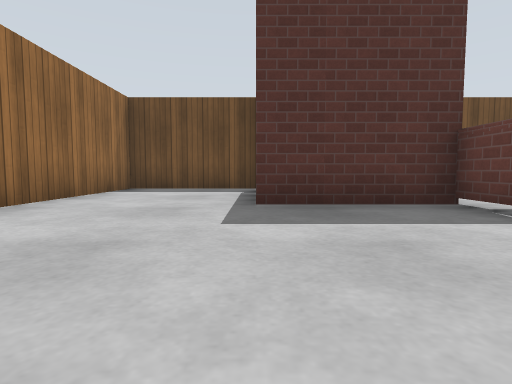
View 1 (above)

13 first-person views from a walk through a world built for the Gazebo simulator. The camera is 0.5 m above the floor, tilts 4° down and sees 80° across. The floor is counted in squares, 1 m on a side. Each view is taken from the middle of a square. On the plan, view 1 faces up. The plan holds only what a view shows up to about 9 squares ahead; the rest is blank. The place goes on beyond the plan. Simple patterns stand in for the simulator's built-in surfaces.

View 2
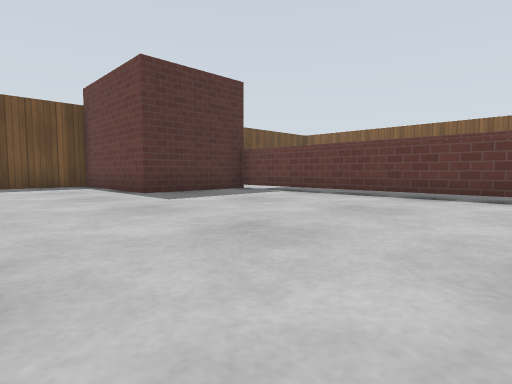

View 3
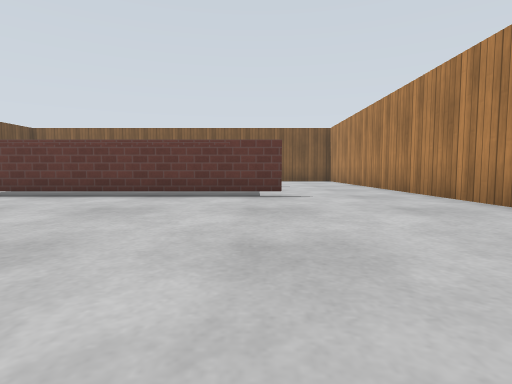

View 4
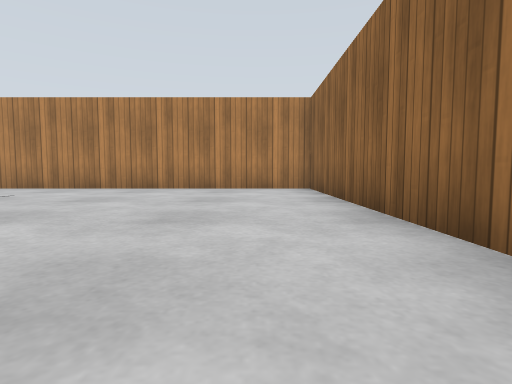

View 5
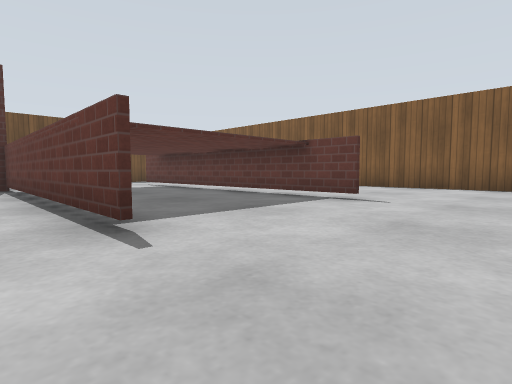

View 6
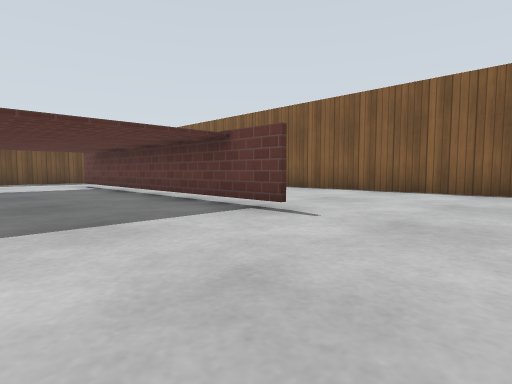

View 7
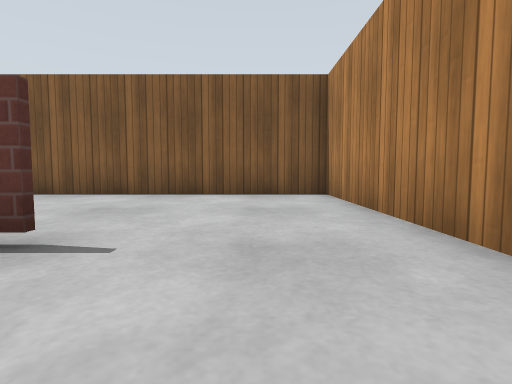

View 8
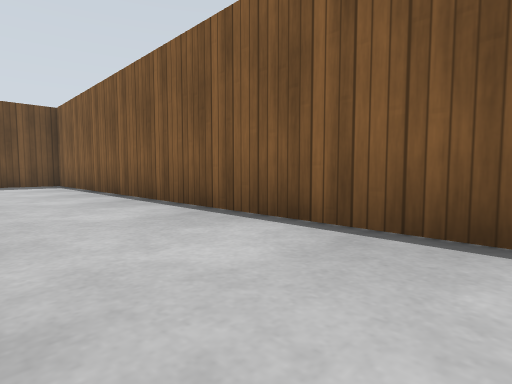

View 9
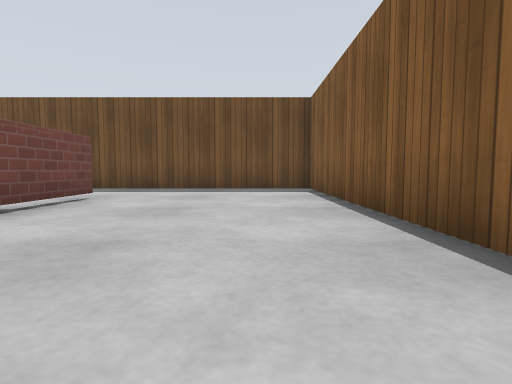

View 10
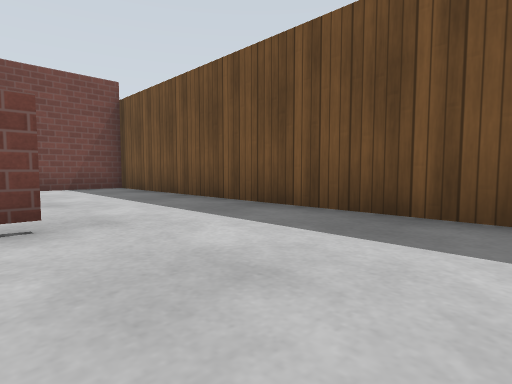

View 11
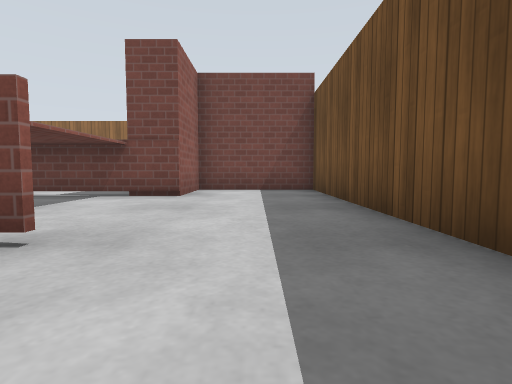

View 12
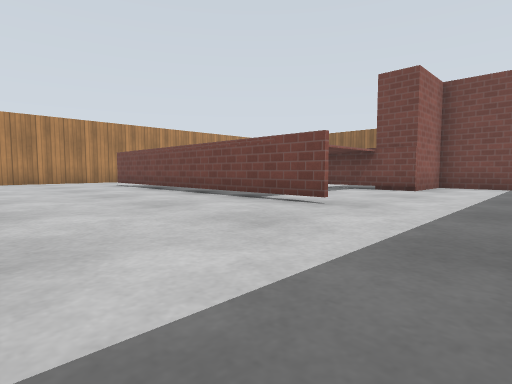

View 13
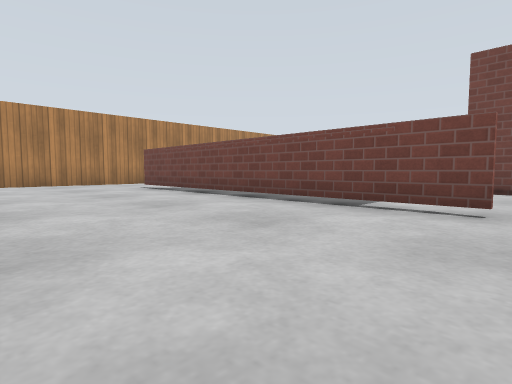

### Floor plan
Points are (right, up) in squares from view 1. A wall is a line through its corners. A room is listed if a view was taken in it or the views show most of it. See-through windows are left out.
Room 1 (views 1, 2, 3, 4, 5, 6, 7, 8, 9, 10, 11, 12, 13)
walls: (1.1, 4.5) (0, 4.5) (0, 7.9); (-3.5, 1.2) (-3.5, -5.5) (11.5, -5.5) (11.5, 8.5) (1, 8.5) (1, 5.5); (0, 8.5) (-3.5, 8.5) (-3.5, 4.1)
low walls: (3, -2.6) (3, 4.5) (5.6, 4.5); (3, 5.6) (3, 2.6); (7, -1.5) (3.4, -1.5); (7, -2.6) (7, 4.9); (7, 5.6) (7, -2.5)
objects: brick box (2, 5)

Positions as (right, up) in squares from view 1, and headings:
1: (0, 0), facing up
2: (-3, -2), facing up-right
3: (-3, -2), facing right
4: (-2, 3), facing down
5: (2, -5), facing up-right
6: (4, -5), facing up-right
7: (5, -4), facing right
8: (9, -3), facing up-right
9: (10, 0), facing up
10: (10, 5), facing up-left
11: (9, 7), facing left
12: (11, 8), facing down-left
13: (11, 6), facing down-left
